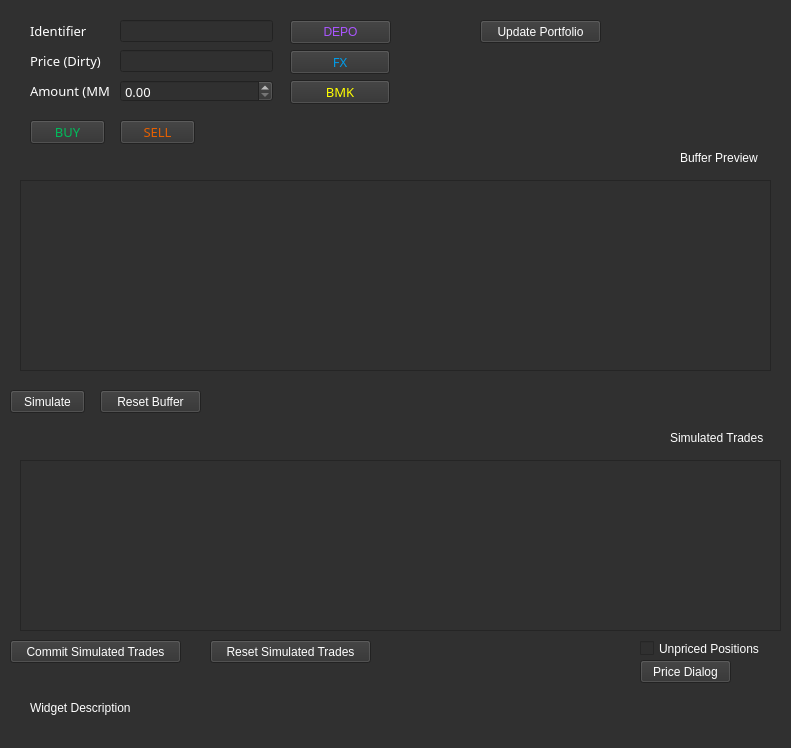
<?xml version="1.0" encoding="UTF-8"?>
<ui version="4.0">
 <class>Form</class>
 <widget class="QWidget" name="Form">
  <property name="geometry">
   <rect>
    <x>0</x>
    <y>0</y>
    <width>791</width>
    <height>748</height>
   </rect>
  </property>
  <property name="windowTitle">
   <string>Trade Manager</string>
  </property>
  <property name="styleSheet">
   <string notr="true">background-color: rgb(48, 48, 48);
font: 10pt &quot;Bloomberg Prop Unicode N&quot;;
color: rgb(255, 255, 255);
</string>
  </property>
  <widget class="QLineEdit" name="lineEditPrice">
   <property name="geometry">
    <rect>
     <x>120</x>
     <y>50</y>
     <width>153</width>
     <height>22</height>
    </rect>
   </property>
   <property name="maximumSize">
    <size>
     <width>200</width>
     <height>16777215</height>
    </size>
   </property>
   <property name="font">
    <font>
     <family>Bloomberg Prop Unicode N</family>
     <pointsize>10</pointsize>
    </font>
   </property>
   <property name="styleSheet">
    <string notr="true">color: rgb(255, 255, 255);</string>
   </property>
   <property name="alignment">
    <set>Qt::AlignLeading|Qt::AlignLeft|Qt::AlignVCenter</set>
   </property>
  </widget>
  <widget class="QPushButton" name="pushBuyFromBMK">
   <property name="geometry">
    <rect>
     <x>290</x>
     <y>80</y>
     <width>100</width>
     <height>24</height>
    </rect>
   </property>
   <property name="font">
    <font>
     <family>Bloomberg Prop Unicode N</family>
     <pointsize>10</pointsize>
    </font>
   </property>
   <property name="styleSheet">
    <string notr="true">color:rgb(255, 255, 0);</string>
   </property>
   <property name="text">
    <string>BMK</string>
   </property>
  </widget>
  <widget class="QDoubleSpinBox" name="spinBoxTradeAmount">
   <property name="geometry">
    <rect>
     <x>120</x>
     <y>80</y>
     <width>153</width>
     <height>22</height>
    </rect>
   </property>
   <property name="maximumSize">
    <size>
     <width>200</width>
     <height>16777215</height>
    </size>
   </property>
   <property name="font">
    <font>
     <family>Bloomberg Prop Unicode N</family>
     <pointsize>10</pointsize>
    </font>
   </property>
   <property name="styleSheet">
    <string notr="true">color: rgb(255, 255, 255);</string>
   </property>
   <property name="maximum">
    <double>1000.000000000000000</double>
   </property>
   <property name="singleStep">
    <double>10.000000000000000</double>
   </property>
  </widget>
  <widget class="QPushButton" name="pushButtonDepo">
   <property name="geometry">
    <rect>
     <x>290</x>
     <y>20</y>
     <width>101</width>
     <height>24</height>
    </rect>
   </property>
   <property name="styleSheet">
    <string notr="true">color: rgb(170, 85, 255);</string>
   </property>
   <property name="text">
    <string>DEPO</string>
   </property>
  </widget>
  <widget class="QLabel" name="label_2">
   <property name="geometry">
    <rect>
     <x>30</x>
     <y>20</y>
     <width>56</width>
     <height>22</height>
    </rect>
   </property>
   <property name="maximumSize">
    <size>
     <width>100</width>
     <height>16777215</height>
    </size>
   </property>
   <property name="font">
    <font>
     <family>Bloomberg Prop Unicode N</family>
     <pointsize>10</pointsize>
    </font>
   </property>
   <property name="styleSheet">
    <string notr="true">color: rgb(255, 255, 255);</string>
   </property>
   <property name="text">
    <string>Identifier</string>
   </property>
  </widget>
  <widget class="QLineEdit" name="lineEditIsin">
   <property name="geometry">
    <rect>
     <x>120</x>
     <y>20</y>
     <width>153</width>
     <height>22</height>
    </rect>
   </property>
   <property name="maximumSize">
    <size>
     <width>200</width>
     <height>16777215</height>
    </size>
   </property>
   <property name="font">
    <font>
     <family>Bloomberg Prop Unicode N</family>
     <pointsize>10</pointsize>
    </font>
   </property>
   <property name="styleSheet">
    <string notr="true">color: rgb(255, 255, 255);</string>
   </property>
   <property name="alignment">
    <set>Qt::AlignJustify|Qt::AlignVCenter</set>
   </property>
  </widget>
  <widget class="QLabel" name="label_6">
   <property name="geometry">
    <rect>
     <x>30</x>
     <y>50</y>
     <width>79</width>
     <height>22</height>
    </rect>
   </property>
   <property name="maximumSize">
    <size>
     <width>80</width>
     <height>16777215</height>
    </size>
   </property>
   <property name="font">
    <font>
     <family>Bloomberg Prop Unicode N</family>
     <pointsize>10</pointsize>
    </font>
   </property>
   <property name="styleSheet">
    <string notr="true">color: rgb(255, 255, 255);</string>
   </property>
   <property name="text">
    <string>Price (Dirty)</string>
   </property>
  </widget>
  <widget class="QPushButton" name="pushButtonFX">
   <property name="geometry">
    <rect>
     <x>290</x>
     <y>50</y>
     <width>100</width>
     <height>24</height>
    </rect>
   </property>
   <property name="maximumSize">
    <size>
     <width>100</width>
     <height>16777215</height>
    </size>
   </property>
   <property name="font">
    <font>
     <family>Bloomberg Prop Unicode N</family>
     <pointsize>10</pointsize>
     <weight>50</weight>
     <italic>false</italic>
     <bold>false</bold>
    </font>
   </property>
   <property name="styleSheet">
    <string notr="true">color: rgb(0, 155, 232);</string>
   </property>
   <property name="text">
    <string>FX</string>
   </property>
  </widget>
  <widget class="QLabel" name="label_4">
   <property name="geometry">
    <rect>
     <x>30</x>
     <y>80</y>
     <width>80</width>
     <height>22</height>
    </rect>
   </property>
   <property name="maximumSize">
    <size>
     <width>80</width>
     <height>16777215</height>
    </size>
   </property>
   <property name="font">
    <font>
     <family>Bloomberg Prop Unicode N</family>
     <pointsize>10</pointsize>
    </font>
   </property>
   <property name="styleSheet">
    <string notr="true">color: rgb(255, 255, 255);</string>
   </property>
   <property name="text">
    <string>Amount (MM)</string>
   </property>
  </widget>
  <widget class="QPushButton" name="pushButtonBuy">
   <property name="geometry">
    <rect>
     <x>30</x>
     <y>120</y>
     <width>75</width>
     <height>24</height>
    </rect>
   </property>
   <property name="maximumSize">
    <size>
     <width>100</width>
     <height>16777215</height>
    </size>
   </property>
   <property name="font">
    <font>
     <family>Bloomberg Prop Unicode N</family>
     <pointsize>10</pointsize>
     <weight>50</weight>
     <italic>false</italic>
     <bold>false</bold>
    </font>
   </property>
   <property name="autoFillBackground">
    <bool>false</bool>
   </property>
   <property name="styleSheet">
    <string notr="true">background-color: rgb(48, 48, 48);
color: rgb(0, 188, 91);</string>
   </property>
   <property name="text">
    <string>BUY</string>
   </property>
  </widget>
  <widget class="QPushButton" name="pushButtonSell">
   <property name="geometry">
    <rect>
     <x>120</x>
     <y>120</y>
     <width>75</width>
     <height>24</height>
    </rect>
   </property>
   <property name="minimumSize">
    <size>
     <width>70</width>
     <height>0</height>
    </size>
   </property>
   <property name="maximumSize">
    <size>
     <width>100</width>
     <height>16777215</height>
    </size>
   </property>
   <property name="font">
    <font>
     <family>Bloomberg Prop Unicode N</family>
     <pointsize>10</pointsize>
     <weight>50</weight>
     <italic>false</italic>
     <bold>false</bold>
    </font>
   </property>
   <property name="styleSheet">
    <string notr="true">background-color: rgb(48, 48, 48);
color: rgb(229, 95, 0);</string>
   </property>
   <property name="text">
    <string>SELL</string>
   </property>
  </widget>
  <widget class="QPushButton" name="pushButtonSimulate">
   <property name="geometry">
    <rect>
     <x>10</x>
     <y>390</y>
     <width>75</width>
     <height>23</height>
    </rect>
   </property>
   <property name="text">
    <string>Simulate</string>
   </property>
  </widget>
  <widget class="QPushButton" name="pushButtonCommitSimulated">
   <property name="geometry">
    <rect>
     <x>10</x>
     <y>640</y>
     <width>171</width>
     <height>23</height>
    </rect>
   </property>
   <property name="text">
    <string>Commit Simulated Trades</string>
   </property>
  </widget>
  <widget class="QPushButton" name="pushButtonResetSimulated">
   <property name="geometry">
    <rect>
     <x>210</x>
     <y>640</y>
     <width>161</width>
     <height>23</height>
    </rect>
   </property>
   <property name="text">
    <string>Reset Simulated Trades</string>
   </property>
  </widget>
  <widget class="QLabel" name="label">
   <property name="geometry">
    <rect>
     <x>680</x>
     <y>150</y>
     <width>91</width>
     <height>16</height>
    </rect>
   </property>
   <property name="text">
    <string>Buffer Preview</string>
   </property>
  </widget>
  <widget class="QPushButton" name="pushButtonUpdatePortfolio">
   <property name="geometry">
    <rect>
     <x>480</x>
     <y>20</y>
     <width>121</width>
     <height>23</height>
    </rect>
   </property>
   <property name="text">
    <string>Update Portfolio</string>
   </property>
  </widget>
  <widget class="QLabel" name="labelWidgetDescription">
   <property name="geometry">
    <rect>
     <x>30</x>
     <y>700</y>
     <width>641</width>
     <height>16</height>
    </rect>
   </property>
   <property name="text">
    <string>Widget Description</string>
   </property>
  </widget>
  <widget class="QPushButton" name="pushButtonResetBuffer">
   <property name="geometry">
    <rect>
     <x>100</x>
     <y>390</y>
     <width>101</width>
     <height>23</height>
    </rect>
   </property>
   <property name="text">
    <string>Reset Buffer</string>
   </property>
  </widget>
  <widget class="QTableWidget" name="tableTradesBuffer">
   <property name="geometry">
    <rect>
     <x>20</x>
     <y>180</y>
     <width>751</width>
     <height>191</height>
    </rect>
   </property>
  </widget>
  <widget class="QTableWidget" name="tableTradesSimulated">
   <property name="geometry">
    <rect>
     <x>20</x>
     <y>460</y>
     <width>761</width>
     <height>171</height>
    </rect>
   </property>
  </widget>
  <widget class="QLabel" name="label_3">
   <property name="geometry">
    <rect>
     <x>670</x>
     <y>430</y>
     <width>111</width>
     <height>16</height>
    </rect>
   </property>
   <property name="text">
    <string>Simulated Trades</string>
   </property>
  </widget>
  <widget class="QCheckBox" name="checkBoxUnpricedPositions">
   <property name="enabled">
    <bool>false</bool>
   </property>
   <property name="geometry">
    <rect>
     <x>640</x>
     <y>640</y>
     <width>141</width>
     <height>17</height>
    </rect>
   </property>
   <property name="text">
    <string>Unpriced Positions</string>
   </property>
   <property name="checkable">
    <bool>true</bool>
   </property>
  </widget>
  <widget class="QPushButton" name="pushButtonPrice">
   <property name="geometry">
    <rect>
     <x>640</x>
     <y>660</y>
     <width>91</width>
     <height>23</height>
    </rect>
   </property>
   <property name="text">
    <string>Price Dialog</string>
   </property>
  </widget>
 </widget>
 <resources/>
 <connections/>
</ui>
